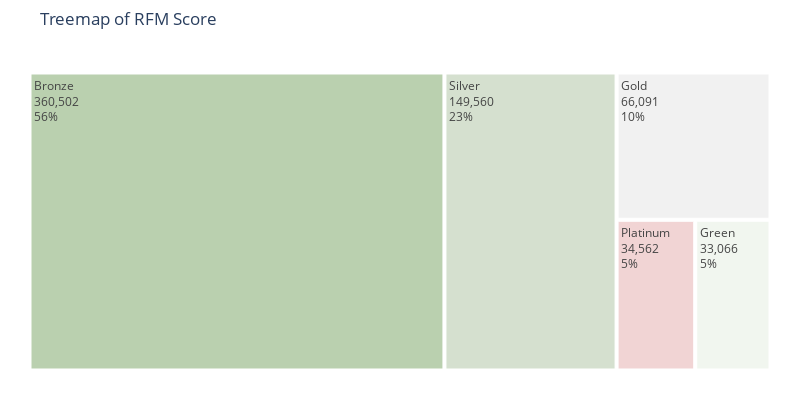

The cell this chart's notebook holds for it:
### Code cell
colors=['#bad0af','#d5e0cf','#f1f1f1','#f1d4d4'] #color palette
import plotly.express as px

fig = px.treemap(fig4, path=['Score'],values='Count'
                 , width=800, height=400
                 ,title="Treemap of RFM Score")

fig.update_layout(
    treemapcolorway = colors, #defines the colors in the treemap
    margin = dict(t=50, l=25, r=25, b=25))

fig.data[0].textinfo = 'label+text+value+percent root'
fig.show()

### Figure 1 — Plotly figure (JSON) as saved in the notebook; plotly's stock layout.template omitted (floating-point values rounded to 4 significant figures)
{"data": [{"branchvalues": "total", "domain": {"x": [0, 1], "y": [0, 1]}, "hovertemplate": "labels=%{label}<br>Count=%{value}<br>parent=%{parent}<br>id=%{id}<extra></extra>", "ids": ["Bronze", "Gold", "Green", "Platinum", "Silver"], "labels": ["Bronze", "Gold", "Green", "Platinum", "Silver"], "name": "", "parents": ["", "", "", "", ""], "textinfo": "label+text+value+percent root", "type": "treemap", "values": [360502, 66091, 33066, 34562, 149560]}], "layout": {"height": 400, "legend": {"tracegroupgap": 0}, "margin": {"b": 25, "l": 25, "r": 25, "t": 50}, "title": {"text": "Treemap of RFM Score"}, "treemapcolorway": ["#bad0af", "#d5e0cf", "#f1f1f1", "#f1d4d4"], "width": 800}}
